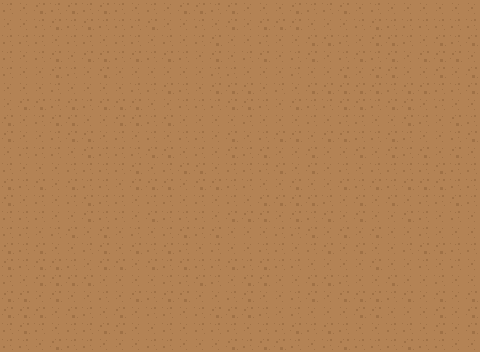

Tiled map render using the project's own tile images. Description and the whole map definition, tile-layer contents included, below:
An orthogonal 30x22 tile map with 16x16 px tiles, 4 tile layers (ground, detail, decoration, overhead).

<map version="1.10" tiledversion="1.12.1" orientation="orthogonal" renderorder="right-down" width="30" height="22" tilewidth="16" tileheight="16" infinite="0" nextlayerid="8" nextobjectid="1">
 <tileset firstgid="1" source="../sheets/roguelike_base.tsx" />
 <objectgroup id="3" name="interactables" />
 <objectgroup id="6" name="exits" />
 <objectgroup id="7" name="spawns" />
 <layer id="4" name="ground" width="30" height="22">
  <data encoding="csv">
64,579,7,64,7,64,7,64,579,64,579,7,7,64,7,579,579,579,7,64,64,7,579,64,579,579,579,579,579,579,
579,579,64,7,64,7,64,64,64,7,579,579,64,579,7,579,7,7,7,579,579,579,64,7,64,64,64,64,64,64,
64,64,64,579,64,64,579,64,64,579,64,579,64,7,579,579,64,579,579,7,7,64,579,7,7,64,579,7,64,7,
64,579,64,7,579,7,7,64,7,64,7,64,579,7,579,64,7,579,64,7,579,64,7,64,7,579,7,7,7,579,
64,579,579,7,64,579,7,579,579,579,579,579,579,64,64,579,579,579,64,579,579,7,579,7,7,579,579,7,579,7,
579,579,579,64,579,579,579,579,64,64,7,64,579,7,7,7,579,64,579,7,7,7,7,7,64,7,7,64,64,7,
579,7,7,64,7,64,7,7,7,579,579,64,64,64,7,7,64,579,7,64,64,7,7,64,7,7,579,64,579,579,
7,579,64,7,7,579,579,7,7,64,7,579,579,579,579,64,579,579,579,64,579,64,64,579,579,7,64,579,7,64,
7,579,579,64,7,7,579,64,579,64,579,64,64,579,7,579,64,7,7,579,7,7,64,64,7,64,579,579,64,7,
579,64,64,64,579,7,64,64,64,7,7,579,64,579,7,64,7,579,579,7,579,579,7,579,7,64,7,579,7,579,
64,579,579,579,64,64,64,64,7,579,64,7,7,579,64,64,64,7,579,7,579,64,579,64,64,64,64,7,64,64,
7,64,7,579,7,64,64,579,7,7,7,579,7,7,64,64,579,579,7,579,579,7,64,7,64,7,7,7,64,64,
7,579,64,579,64,7,64,64,579,64,64,579,64,579,64,579,7,7,7,7,64,579,7,579,7,579,64,64,7,64,
64,64,64,579,579,7,64,64,579,7,64,64,64,579,7,7,7,579,7,64,7,579,7,579,579,7,64,579,64,579,
64,64,579,64,7,579,7,579,64,579,64,7,64,7,579,579,579,64,64,7,579,7,579,7,579,579,64,579,579,579,
7,64,7,579,579,64,7,579,7,64,7,64,579,64,579,579,64,64,579,64,7,579,7,579,579,64,7,7,64,64,
7,64,7,7,64,579,7,7,579,7,64,7,64,64,7,64,7,64,64,579,579,579,579,7,579,579,64,579,64,579,
64,579,7,7,7,7,579,579,579,579,64,64,7,64,579,7,7,579,579,7,7,64,579,579,7,579,579,64,579,579,
7,7,579,7,579,579,64,579,7,64,7,7,579,579,64,7,579,579,64,7,579,7,7,7,64,7,579,7,579,7,
7,7,7,579,7,64,579,7,579,64,64,579,64,7,7,7,64,579,64,579,579,579,7,7,579,579,579,7,579,7,
64,7,64,579,64,64,7,7,579,579,64,579,64,64,64,579,64,64,7,64,7,64,579,579,64,64,579,7,579,7,
64,64,579,7,64,64,579,579,579,64,64,579,579,579,7,64,7,7,64,579,64,7,64,64,64,7,64,64,579,579
</data>
 </layer>
 <layer id="2" name="detail" width="30" height="22">
  <data encoding="csv">
0,0,0,0,0,0,0,0,0,0,0,0,0,0,0,0,0,0,0,0,0,0,0,0,0,0,0,0,0,0,
0,0,0,0,0,0,0,0,0,0,0,0,0,0,0,0,0,0,0,0,0,0,0,0,0,0,0,0,0,0,
0,0,0,0,0,0,0,0,0,0,0,0,0,0,0,0,0,0,0,0,0,0,0,0,0,0,0,0,0,0,
0,0,0,0,0,0,0,0,0,0,0,0,0,0,0,0,0,0,0,0,0,0,0,0,0,0,0,0,0,0,
0,0,0,0,0,0,0,0,0,0,0,0,0,0,0,0,0,0,0,0,0,0,0,0,0,0,0,0,0,0,
0,0,0,0,0,0,0,0,0,0,0,0,0,0,0,0,0,0,0,0,0,0,0,0,0,0,0,0,0,0,
0,0,0,0,0,0,0,0,0,0,0,0,0,0,0,0,0,0,0,0,0,0,0,0,0,0,0,0,0,0,
0,0,0,0,0,0,0,0,0,0,0,0,0,0,0,0,0,0,0,0,0,0,0,0,0,0,0,0,0,0,
0,0,0,0,0,0,0,0,0,0,0,0,0,0,0,0,0,0,0,0,0,0,0,0,0,0,0,0,0,0,
0,0,0,0,0,0,0,0,0,0,0,0,0,0,0,0,0,0,0,0,0,0,0,0,0,0,0,0,0,0,
0,0,0,0,0,0,0,0,0,0,0,0,0,0,0,0,0,0,0,0,0,0,0,0,0,0,0,0,0,0,
0,0,0,0,0,0,0,0,0,0,0,0,0,0,0,0,0,0,0,0,0,0,0,0,0,0,0,0,0,0,
0,0,0,0,0,0,0,0,0,0,0,0,0,0,0,0,0,0,0,0,0,0,0,0,0,0,0,0,0,0,
0,0,0,0,0,0,0,0,0,0,0,0,0,0,0,0,0,0,0,0,0,0,0,0,0,0,0,0,0,0,
0,0,0,0,0,0,0,0,0,0,0,0,0,0,0,0,0,0,0,0,0,0,0,0,0,0,0,0,0,0,
0,0,0,0,0,0,0,0,0,0,0,0,0,0,0,0,0,0,0,0,0,0,0,0,0,0,0,0,0,0,
0,0,0,0,0,0,0,0,0,0,0,0,0,0,0,0,0,0,0,0,0,0,0,0,0,0,0,0,0,0,
0,0,0,0,0,0,0,0,0,0,0,0,0,0,0,0,0,0,0,0,0,0,0,0,0,0,0,0,0,0,
0,0,0,0,0,0,0,0,0,0,0,0,0,0,0,0,0,0,0,0,0,0,0,0,0,0,0,0,0,0,
0,0,0,0,0,0,0,0,0,0,0,0,0,0,0,0,0,0,0,0,0,0,0,0,0,0,0,0,0,0,
0,0,0,0,0,0,0,0,0,0,0,0,0,0,0,0,0,0,0,0,0,0,0,0,0,0,0,0,0,0,
0,0,0,0,0,0,0,0,0,0,0,0,0,0,0,0,0,0,0,0,0,0,0,0,0,0,0,0,0,0
</data>
 </layer>
 <layer id="5" name="decoration" width="30" height="22">
  <data encoding="csv">
0,0,0,0,0,0,0,0,0,0,0,0,0,0,0,0,0,0,0,0,0,0,0,0,0,0,0,0,0,0,
0,0,0,0,0,0,0,0,0,0,0,0,0,0,0,0,0,0,0,0,0,0,0,0,0,0,0,0,0,0,
0,0,0,0,0,0,0,0,0,0,0,0,0,0,0,0,0,0,0,0,0,0,0,0,0,0,0,0,0,0,
0,0,0,0,0,0,0,0,0,0,0,0,0,0,0,0,0,0,0,0,0,0,0,0,0,0,0,0,0,0,
0,0,0,0,0,0,0,0,0,0,0,0,0,0,0,0,0,0,0,0,0,0,0,0,0,0,0,0,0,0,
0,0,0,0,0,0,0,0,0,0,0,0,0,0,0,0,0,0,0,0,0,0,0,0,0,0,0,0,0,0,
0,0,0,0,0,0,0,0,0,0,0,0,0,0,0,0,0,0,0,0,0,0,0,0,0,0,0,0,0,0,
0,0,0,0,0,0,0,0,0,0,0,0,0,0,0,0,0,0,0,0,0,0,0,0,0,0,0,0,0,0,
0,0,0,0,0,0,0,0,0,0,0,0,0,0,0,0,0,0,0,0,0,0,0,0,0,0,0,0,0,0,
0,0,0,0,0,0,0,0,0,0,0,0,0,0,0,0,0,0,0,0,0,0,0,0,0,0,0,0,0,0,
0,0,0,0,0,0,0,0,0,0,0,0,0,0,0,0,0,0,0,0,0,0,0,0,0,0,0,0,0,0,
0,0,0,0,0,0,0,0,0,0,0,0,0,0,0,0,0,0,0,0,0,0,0,0,0,0,0,0,0,0,
0,0,0,0,0,0,0,0,0,0,0,0,0,0,0,0,0,0,0,0,0,0,0,0,0,0,0,0,0,0,
0,0,0,0,0,0,0,0,0,0,0,0,0,0,0,0,0,0,0,0,0,0,0,0,0,0,0,0,0,0,
0,0,0,0,0,0,0,0,0,0,0,0,0,0,0,0,0,0,0,0,0,0,0,0,0,0,0,0,0,0,
0,0,0,0,0,0,0,0,0,0,0,0,0,0,0,0,0,0,0,0,0,0,0,0,0,0,0,0,0,0,
0,0,0,0,0,0,0,0,0,0,0,0,0,0,0,0,0,0,0,0,0,0,0,0,0,0,0,0,0,0,
0,0,0,0,0,0,0,0,0,0,0,0,0,0,0,0,0,0,0,0,0,0,0,0,0,0,0,0,0,0,
0,0,0,0,0,0,0,0,0,0,0,0,0,0,0,0,0,0,0,0,0,0,0,0,0,0,0,0,0,0,
0,0,0,0,0,0,0,0,0,0,0,0,0,0,0,0,0,0,0,0,0,0,0,0,0,0,0,0,0,0,
0,0,0,0,0,0,0,0,0,0,0,0,0,0,0,0,0,0,0,0,0,0,0,0,0,0,0,0,0,0,
0,0,0,0,0,0,0,0,0,0,0,0,0,0,0,0,0,0,0,0,0,0,0,0,0,0,0,0,0,0
</data>
 </layer>
 <layer id="1" name="overhead" width="30" height="22">
  <data encoding="csv">
0,0,0,0,0,0,0,0,0,0,0,0,0,0,0,0,0,0,0,0,0,0,0,0,0,0,0,0,0,0,
0,0,0,0,0,0,0,0,0,0,0,0,0,0,0,0,0,0,0,0,0,0,0,0,0,0,0,0,0,0,
0,0,0,0,0,0,0,0,0,0,0,0,0,0,0,0,0,0,0,0,0,0,0,0,0,0,0,0,0,0,
0,0,0,0,0,0,0,0,0,0,0,0,0,0,0,0,0,0,0,0,0,0,0,0,0,0,0,0,0,0,
0,0,0,0,0,0,0,0,0,0,0,0,0,0,0,0,0,0,0,0,0,0,0,0,0,0,0,0,0,0,
0,0,0,0,0,0,0,0,0,0,0,0,0,0,0,0,0,0,0,0,0,0,0,0,0,0,0,0,0,0,
0,0,0,0,0,0,0,0,0,0,0,0,0,0,0,0,0,0,0,0,0,0,0,0,0,0,0,0,0,0,
0,0,0,0,0,0,0,0,0,0,0,0,0,0,0,0,0,0,0,0,0,0,0,0,0,0,0,0,0,0,
0,0,0,0,0,0,0,0,0,0,0,0,0,0,0,0,0,0,0,0,0,0,0,0,0,0,0,0,0,0,
0,0,0,0,0,0,0,0,0,0,0,0,0,0,0,0,0,0,0,0,0,0,0,0,0,0,0,0,0,0,
0,0,0,0,0,0,0,0,0,0,0,0,0,0,0,0,0,0,0,0,0,0,0,0,0,0,0,0,0,0,
0,0,0,0,0,0,0,0,0,0,0,0,0,0,0,0,0,0,0,0,0,0,0,0,0,0,0,0,0,0,
0,0,0,0,0,0,0,0,0,0,0,0,0,0,0,0,0,0,0,0,0,0,0,0,0,0,0,0,0,0,
0,0,0,0,0,0,0,0,0,0,0,0,0,0,0,0,0,0,0,0,0,0,0,0,0,0,0,0,0,0,
0,0,0,0,0,0,0,0,0,0,0,0,0,0,0,0,0,0,0,0,0,0,0,0,0,0,0,0,0,0,
0,0,0,0,0,0,0,0,0,0,0,0,0,0,0,0,0,0,0,0,0,0,0,0,0,0,0,0,0,0,
0,0,0,0,0,0,0,0,0,0,0,0,0,0,0,0,0,0,0,0,0,0,0,0,0,0,0,0,0,0,
0,0,0,0,0,0,0,0,0,0,0,0,0,0,0,0,0,0,0,0,0,0,0,0,0,0,0,0,0,0,
0,0,0,0,0,0,0,0,0,0,0,0,0,0,0,0,0,0,0,0,0,0,0,0,0,0,0,0,0,0,
0,0,0,0,0,0,0,0,0,0,0,0,0,0,0,0,0,0,0,0,0,0,0,0,0,0,0,0,0,0,
0,0,0,0,0,0,0,0,0,0,0,0,0,0,0,0,0,0,0,0,0,0,0,0,0,0,0,0,0,0,
0,0,0,0,0,0,0,0,0,0,0,0,0,0,0,0,0,0,0,0,0,0,0,0,0,0,0,0,0,0
</data>
 </layer>
</map>
